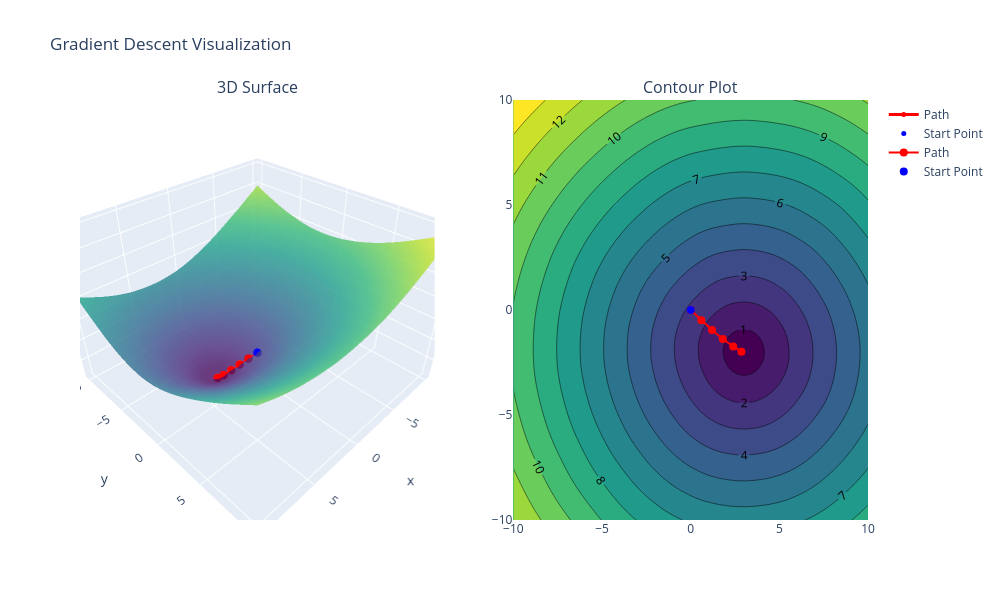

Notebook code cell kept with this figure:
### Markdown cell above
The following cell performs the gradient descent algorithm:

$$
    \theta^{(t+1)} = \theta^{(t)} - \alpha \nabla_\theta L(\theta^{(t)})$$

and creates a visualization that shows us each step of gradient descent. Check out [lecture 14](hhttps://ds100.org/sp26/lectures/14/) if you need a refresher on the gradient descent algorithm.

In the following cell, we have set the hyperparameters of gradient descent as follows:
- `initial_theta` = $[0,0]$
- `alpha` = $1$
- `num_updates` = $5$
- `batch_size` = `len(X)`

We have also set `convex` = `True` which means we are applying gradient descent to the **convex** objective function. Setting this to `False` will apply gradient descent to the **nonconvex** objective function.

### Code cell
# RUN THIS CELL, but
# DO NOT EDIT THIS CELL
visualize_gradient_descent(
    title = "Gradient Descent Visualization", 
    X = X, 
    y = y, 
    initial_theta = [0,0], 
    alpha = 1, 
    num_updates = 5, 
    batch_size = len(X),
    convex = True
)

### Figure 1 — Plotly figure (JSON) as saved in the notebook; plotly's stock layout.template omitted (floating-point values rounded to 4 significant figures; data arrays with more than 128 entries replaced by an {"elided": "..."} marker saying what was removed)
{"data": [{"colorscale": [[0, "#440154"], [0.1111, "#482878"], [0.2222, "#3e4989"], [0.3333, "#31688e"], [0.4444, "#26828e"], [0.5556, "#1f9e89"], [0.6667, "#35b779"], [0.7778, "#6ece58"], [0.8889, "#b5de2b"], [1, "#fde725"]], "opacity": 0.8, "scene": "scene", "showscale": false, "type": "surface", "x": {"elided": "100x100 float values"}, "y": {"elided": "100x100 float values"}, "z": {"elided": "100x100 float values"}}, {"line": {"color": "red", "width": 3}, "marker": {"color": "red", "size": 5}, "mode": "lines+markers", "name": "Path", "scene": "scene", "type": "scatter3d", "x": [0.0, 0.5992, 1.205, 1.811, 2.398, 2.864], "y": [0.0, -0.4845, -0.947, -1.381, -1.742, -1.993], "z": [2.826, 2.236, 1.66, 1.124, 0.6939, 0.5144]}, {"marker": {"color": "blue", "size": 5, "symbol": "circle"}, "mode": "markers", "name": "Start Point", "scene": "scene", "type": "scatter3d", "x": [0], "y": [0], "z": [2.826]}, {"colorscale": [[0, "#440154"], [0.1111, "#482878"], [0.2222, "#3e4989"], [0.3333, "#31688e"], [0.4444, "#26828e"], [0.5556, "#1f9e89"], [0.6667, "#35b779"], [0.7778, "#6ece58"], [0.8889, "#b5de2b"], [1, "#fde725"]], "contours": {"showlabels": true}, "line": {"smoothing": 0.85}, "showscale": false, "type": "contour", "x": [-10.0, -9.798, -9.596, -9.394, -9.192, -8.99, -8.788, -8.586, -8.384, -8.182, -7.98, -7.778, -7.576, -7.374, -7.172, -6.97, -6.768, -6.566, -6.364, -6.162, -5.96, -5.758, -5.556, -5.354, -5.152, -4.949, -4.747, -4.545, -4.343, -4.141, -3.939, -3.737, -3.535, -3.333, -3.131, -2.929, -2.727, -2.525, -2.323, -2.121, -1.919, -1.717, -1.515, -1.313, -1.111, -0.9091, -0.7071, -0.5051, -0.303, -0.101, 0.101, 0.303, 0.5051, 0.7071, 0.9091, 1.111, 1.313, 1.515, 1.717, 1.919, 2.121, 2.323, 2.525, 2.727, 2.929, 3.131, 3.333, 3.535, 3.737, 3.939, 4.141, 4.343, 4.545, 4.747, 4.949, 5.152, 5.354, 5.556, 5.758, 5.96, 6.162, 6.364, 6.566, 6.768, 6.97, 7.172, 7.374, 7.576, 7.778, 7.98, 8.182, 8.384, 8.586, 8.788, 8.99, 9.192, 9.394, 9.596, 9.798, 10.0], "xaxis": "x", "y": [-10.0, -9.798, -9.596, -9.394, -9.192, -8.99, -8.788, -8.586, -8.384, -8.182, -7.98, -7.778, -7.576, -7.374, -7.172, -6.97, -6.768, -6.566, -6.364, -6.162, -5.96, -5.758, -5.556, -5.354, -5.152, -4.949, -4.747, -4.545, -4.343, -4.141, -3.939, -3.737, -3.535, -3.333, -3.131, -2.929, -2.727, -2.525, -2.323, -2.121, -1.919, -1.717, -1.515, -1.313, -1.111, -0.9091, -0.7071, -0.5051, -0.303, -0.101, 0.101, 0.303, 0.5051, 0.7071, 0.9091, 1.111, 1.313, 1.515, 1.717, 1.919, 2.121, 2.323, 2.525, 2.727, 2.929, 3.131, 3.333, 3.535, 3.737, 3.939, 4.141, 4.343, 4.545, 4.747, 4.949, 5.152, 5.354, 5.556, 5.758, 5.96, 6.162, 6.364, 6.566, 6.768, 6.97, 7.172, 7.374, 7.576, 7.778, 7.98, 8.182, 8.384, 8.586, 8.788, 8.99, 9.192, 9.394, 9.596, 9.798, 10.0], "yaxis": "y", "z": {"elided": "100x100 float values"}}, {"line": {"color": "red", "width": 2}, "marker": {"color": "red", "size": 8}, "mode": "lines+markers", "name": "Path", "type": "scatter", "x": [0.0, 0.5992, 1.205, 1.811, 2.398, 2.864], "xaxis": "x", "y": [0.0, -0.4845, -0.947, -1.381, -1.742, -1.993], "yaxis": "y"}, {"marker": {"color": "blue", "size": 8, "symbol": "circle"}, "mode": "markers", "name": "Start Point", "type": "scatter", "x": [0], "xaxis": "x", "y": [0], "yaxis": "y"}], "layout": {"annotations": [{"font": {"size": 16}, "showarrow": false, "text": "3D Surface", "x": 0.225, "xanchor": "center", "xref": "paper", "y": 1, "yanchor": "bottom", "yref": "paper"}, {"font": {"size": 16}, "showarrow": false, "text": "Contour Plot", "x": 0.775, "xanchor": "center", "xref": "paper", "y": 1, "yanchor": "bottom", "yref": "paper"}], "height": 600, "scene": {"domain": {"x": [0, 0.45], "y": [0, 1]}}, "title": {"text": "Gradient Descent Visualization"}, "width": 1000, "xaxis": {"anchor": "y", "domain": [0.55, 1]}, "yaxis": {"anchor": "x", "domain": [0, 1]}}}
